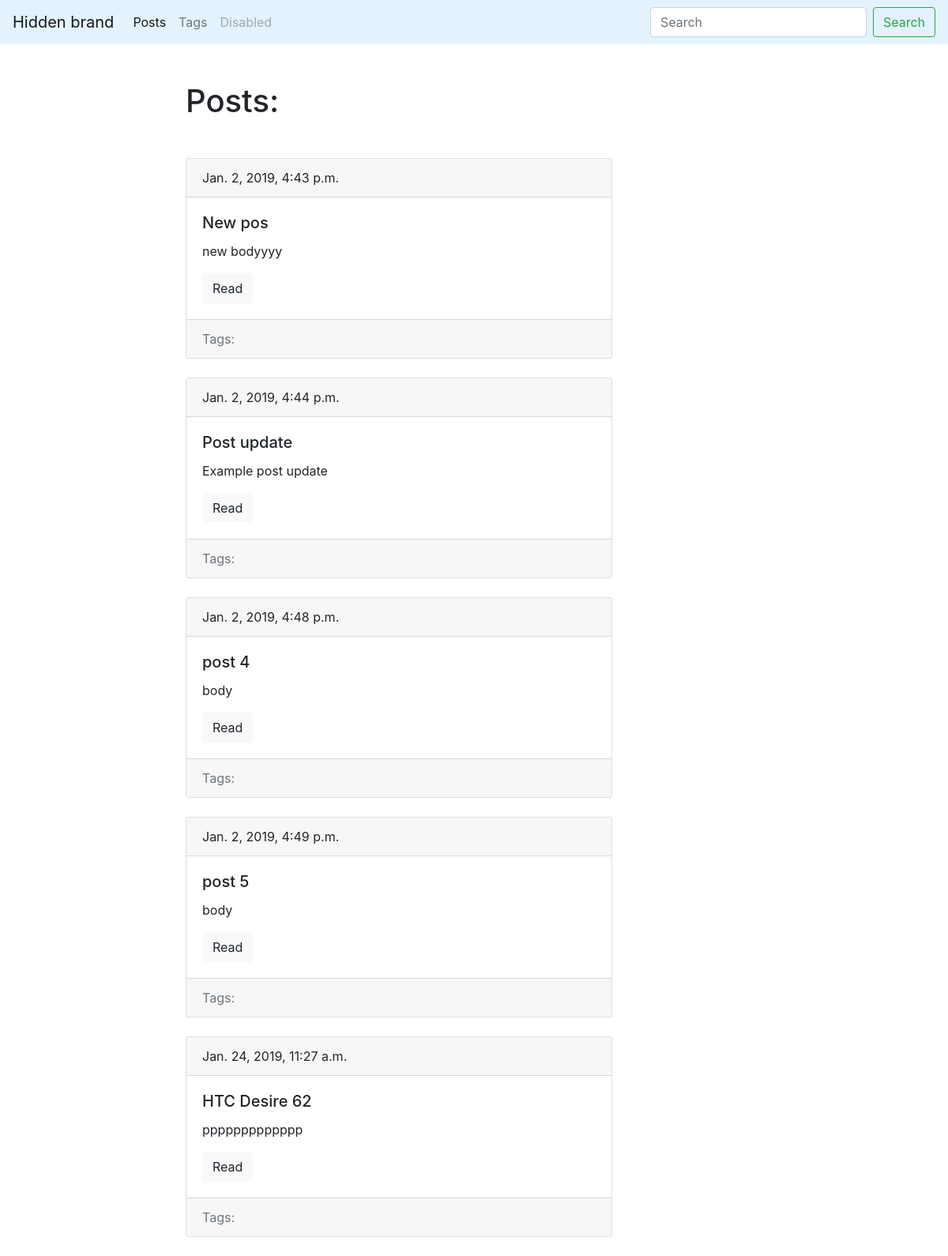
Screenshot of /blog/ with the database file from the repository.
### blog/models.py (models this page shows, shortened)
class Post(models.Model):
    title = models.CharField(max_length=150, db_index=True)
    slug = models.SlugField(max_length=150, blank=True, unique=True)
    body = models.TextField(blank=True, db_index=True)
    date_pub = models.DateTimeField(auto_now_add=True)
    tags = models.ManyToManyField('Tag', blank=True, related_name='posts')
    def get_absolute_url(self):
        return reverse('post_detail_url', kwargs={'slug': self.slug})

### blog/views.py (the view)
# urls.py: path('', posts_list, name='post_list_url'),
def posts_list(request):
    posts = Post.objects.all()
    return render(request, 'blog/index.html', context={'posts': posts})

### blog/templates/blog/index.html (shortened to what this page needs)
{% extends 'blog/base_blog.html' %}
{% block content %}
    <h1 class="mb-5">Posts:</h1>
    {% for post in posts %}
        {% include 'blog/includes/post_card_template.html' %}
    {% endfor %}
{% endblock %}

### blog/templates/blog/includes/post_card_template.html (shortened to what this page needs)
<div class="card mb-4">
    <div class="card-header">
        {{ post.date_pub }}
    </div>
    <div class="card-body">
        <h5 class="card-title">
            {{ post.title }}
        </h5>
        <p class="card-text">
            {{ post.body|truncatewords:15 }}
        </p>
        <a href="{{ post.get_absolute_url }}" class="btn btn-light">Read</a>
    </div>
    <div class="card-footer text-muted">
    Tags:
    </div>
</div>

### rows the page displays
Post: date_pub "Jan. 2, 2019, 4:43 p.m.", title "New pos", body "new bodyyyy"
Post: date_pub "Jan. 2, 2019, 4:44 p.m.", title "Post update", body "Example post update"
Post: date_pub "Jan. 2, 2019, 4:48 p.m.", title "post 4", body "body"
Post: date_pub "Jan. 2, 2019, 4:49 p.m.", title "post 5", body "body"
Post: date_pub "Jan. 24, 2019, 11:27 a.m.", title "HTC Desire 62", body "ppppppppppppp"
